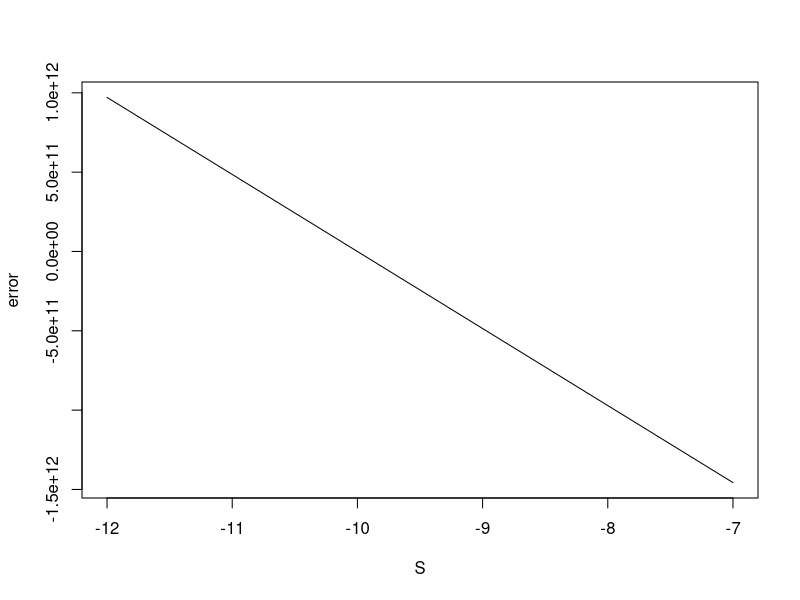

R code for this plot:

TIME <- 3
STEPS <- 5000
h <- 3/STEPS

S <- seq(-12,-7,0.01)

error <- array()
j <- 1

for( s in S ){

  z1 <- array()
  z2 <- array()
  
  z1[1] <- 1
  z2[1] <- s
  
  
  
  for( i in 1:(STEPS) ){
    
    z1[i+1] <- z1[i] + h*z2[i]
    z2[i+1] <- z2[i] + h*100*z1[i]
  
  }
  
  #plot( seq(0,TIME,h) , z1 , type = 'l')
  #print(z1[STEPS])
  
  e <- exp(-30) - z1[STEPS]
  #print(e)
  error[j] <- e
  j <- j+1

}

## Plot S vs. Error

plot( S , error , type = 'l')

## Choose best parameter S

best_s <- which.min(abs(error))
S[best_s]
